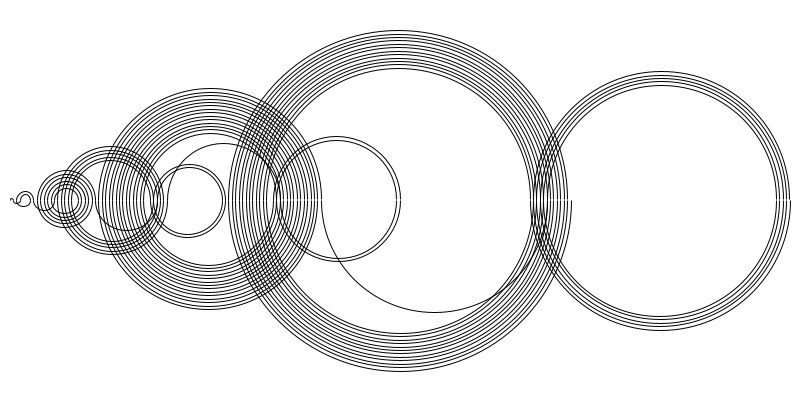
Frame 1 (no input)
Frame 2 (the mouse pressed at the canvas centre, redrawn once): identical to frame 1, image omitted

The Processing sketch that drew this single still picture (run headless with seeded random() and noise(); the mouse was pressed at the canvas centre and the sketch redrawn once):

// Processing sketch: RecamanLine
// ── RecamanLine.pde
Recaman r;
final int PAD = 10;
final int OPAC = 255;
final boolean WRAP = false;
final int MAX = 99;

void setup() {
  size(800,400);
  r = new Recaman(101);
  //noLoop();
}

void draw() {
  background(255);
  r.setLine(width-2*PAD, height-2*PAD, color(0,OPAC));
  translate(PAD, height/2);
  r.drawLine();
  //print(r.toString());
  noLoop();
}

class Recaman {
	int[] series;
	int max;
	int n;
	color col;
	int w;
	int h;

	Recaman(int n) {
		this.col = color(0);
		this.n = n;
		this.series = new int[n];
    this.w = width;
    this.h = height;
		int s = 0;
		this.max = 0;
		for (int i=0; i<n; ++i) {
			int min = s - i;
			boolean found = false;
			for (int j=0; j<i; ++j) {
				if (min < 0 || min == series[j]) {
					found = true;
					break;
				}
			}
			if (!found) this.series[i] = s = s - i;
			else this.series[i] = s = WRAP ? ((s + i) % MAX) : (s + i);
			if (s > this.max) this.max = s;
		}
	}

	String toString() {
		String s = "";
		for (int i=0; i<this.n; ++i) {
			s = s + " " + series[i];
		}
		return s;
	}


	void setLine(int w, int h, color col) {
		this.w = w;
    this.h = h;
		this.col = col;
	}

	void drawLine() {
    float scale = this.w/(float)this.max;
    //for (int i=0; i<this.max; ++i) {
    //  noStroke();
    //  fill(0);
    //  ellipse(i*scalex, 0, 2, 2);
    //}
    noFill();
    strokeWeight(1);
    strokeCap(SQUARE);
    stroke(this.col);
		for (int i=1; i<n; ++i) {
			float center = (series[i-1]+series[i])/2.0;
      float d = (abs(series[i-1]-series[i]));
			if (i % 2 == 0) arc(center*scale, 0, d*scale, d*scale, 0, PI);
			else arc(center*scale, 0, d*scale, d*scale, PI, TWO_PI);
		}
	}
}
